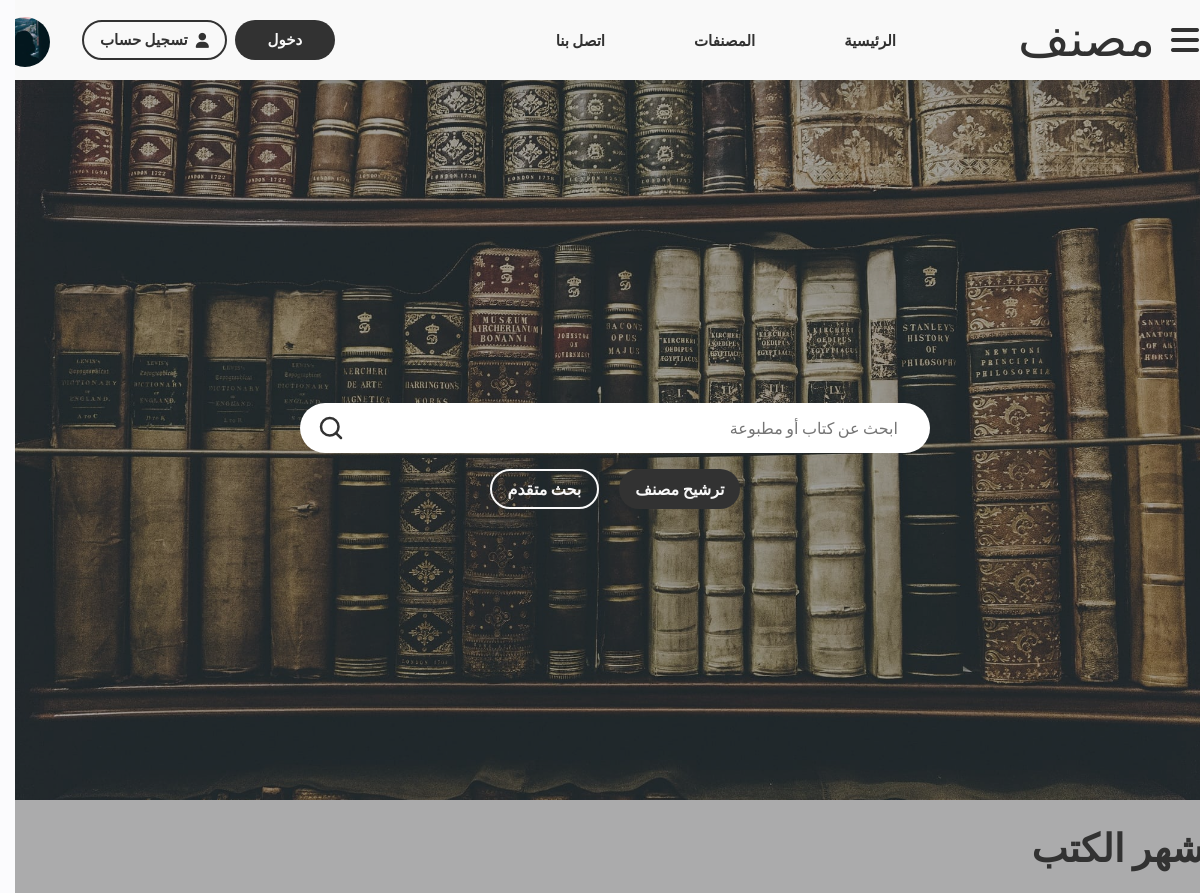
/ (upper part), run on an earlier commit of the app's database.
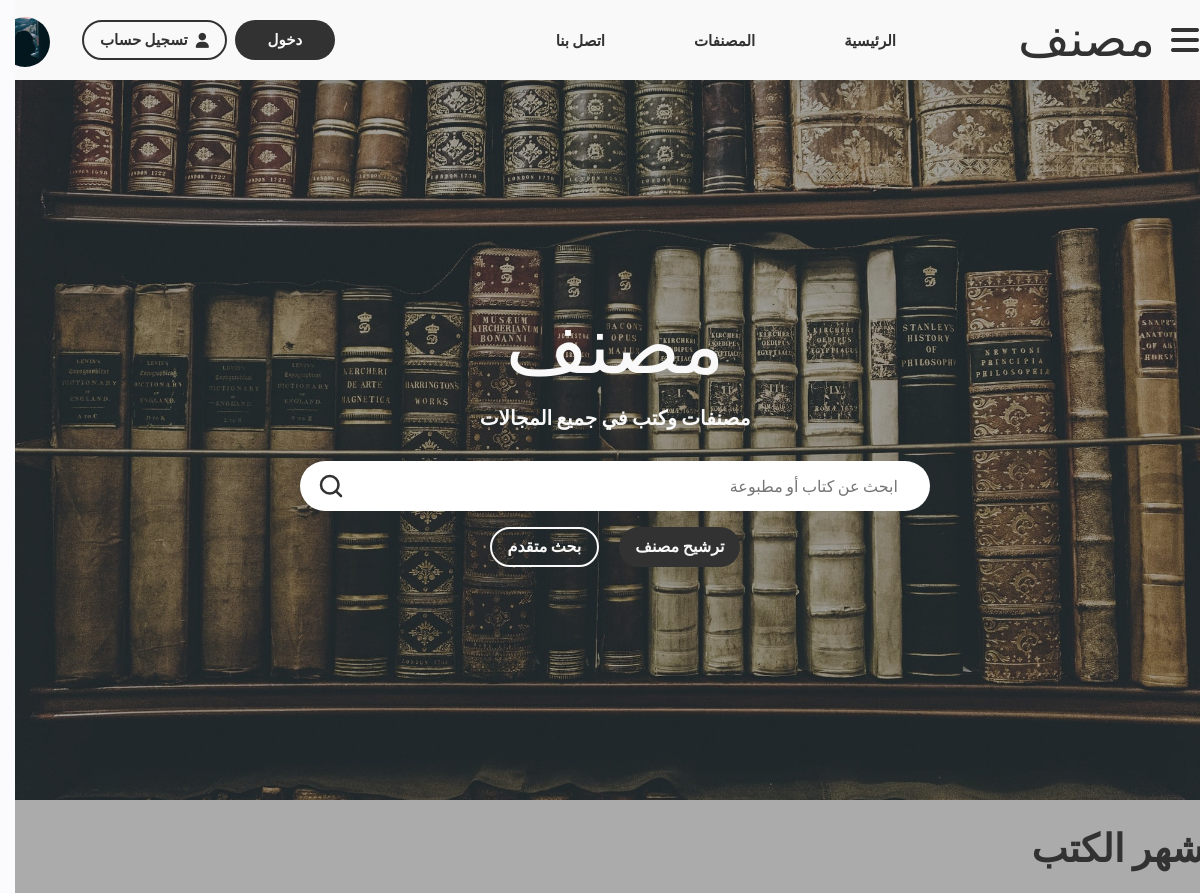
And on a later commit of the database.
### pages/models.py (models this page shows)
class Home(models.Model):
    main_sentence = models.CharField(
        max_length=150, verbose_name='الجملة الرئيسية')
    sub_sentence = models.CharField(
        max_length=250, verbose_name='الجملة الثانوية (الفرعية)')
    class Meta:
        verbose_name = 'الصفحة الرئيسية'
        verbose_name_plural = 'الصفحة الرئيسية'

### pages/views.py (the view)
# urls.py: path('', index, name='index'),
def index(request):
    content = Home.objects.last()
    context = {
        'content': content,
    }
    return render(request, 'pages/index.html', context)

### pages/templates/pages/index.html (shortened to what this page needs)
{% extends 'base.html' %}
{% load static %}
{% block stylesheet %}
<link rel="stylesheet" href="{% static './css/index.css' %}">
{% endblock stylesheet %}
{% block content %}
{% include "main.html" %}
<section class=" section books-section">
	<div class="container swiper mySwiper">
		<div class="heading">
			<h1>أشهر الكتب</h1>
		</div>
	</div>
</section>
{% endblock content %}

### templates/main.html (shortened to what this page needs)
{% load static %}
<main>
    <div class="container">
        <p class="heading intro-title">{{content.main_sentence}}</p>
        <p class="sub-text">{{content.sub_sentence}}</p>
        <form action="{% url 'mosannaf:search' %}" method="get">
            <div class="search">
                <input type="text" name="search_input" placeholder="ابحث عن كتاب أو مطبوعة">
                <img src="{% static './assets/images/search-outline.svg' %}" alt="">
            </div>
        </form>
        <div class="cta">
            <a href="{% url 'pages:suggest' %}" class="btn btn-solid-dark">ترشيح مصنف</a>
            <a href="{% url 'mosannaf:advanced-search' %}" class="btn btn-outline-light">بحث متقدم</a>
        </div>
    </div>
</main>

What changed in the data, as far as the page shows it:
added Home: main_sentence "مصنف", sub_sentence "مصنفات وكتب في جميع المجالات"
